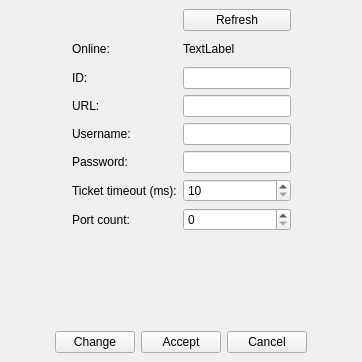
<?xml version="1.0" encoding="UTF-8"?>
<ui version="4.0">
 <class>VMTDSwitchForm</class>
 <widget class="QWidget" name="VMTDSwitchForm">
  <property name="geometry">
   <rect>
    <x>0</x>
    <y>0</y>
    <width>362</width>
    <height>362</height>
   </rect>
  </property>
  <property name="windowTitle">
   <string>Form</string>
  </property>
  <layout class="QVBoxLayout" name="verticalLayout">
   <property name="spacing">
    <number>6</number>
   </property>
   <property name="leftMargin">
    <number>9</number>
   </property>
   <property name="topMargin">
    <number>9</number>
   </property>
   <property name="rightMargin">
    <number>9</number>
   </property>
   <property name="bottomMargin">
    <number>9</number>
   </property>
   <item>
    <layout class="QHBoxLayout" name="_9">
     <property name="spacing">
      <number>0</number>
     </property>
     <item>
      <spacer name="_1">
       <property name="orientation">
        <enum>Qt::Horizontal</enum>
       </property>
       <property name="sizeHint" stdset="0">
        <size>
         <width>0</width>
         <height>20</height>
        </size>
       </property>
      </spacer>
     </item>
     <item>
      <widget class="QWidget" name="wMain" native="true">
       <layout class="QGridLayout" name="gridLayout">
        <property name="leftMargin">
         <number>0</number>
        </property>
        <property name="topMargin">
         <number>0</number>
        </property>
        <property name="rightMargin">
         <number>0</number>
        </property>
        <property name="bottomMargin">
         <number>0</number>
        </property>
        <item row="3" column="1">
         <widget class="QLineEdit" name="leUrl"/>
        </item>
        <item row="4" column="1">
         <widget class="QLineEdit" name="leUserName"/>
        </item>
        <item row="7" column="0">
         <widget class="QLabel" name="_7">
          <property name="text">
           <string>Port count:</string>
          </property>
         </widget>
        </item>
        <item row="2" column="1">
         <widget class="QLineEdit" name="leIdentificator"/>
        </item>
        <item row="7" column="1">
         <widget class="QSpinBox" name="sbPortCount"/>
        </item>
        <item row="3" column="0">
         <widget class="QLabel" name="_6">
          <property name="text">
           <string>URL:</string>
          </property>
         </widget>
        </item>
        <item row="1" column="0">
         <widget class="QLabel" name="_3">
          <property name="text">
           <string>Online:</string>
          </property>
         </widget>
        </item>
        <item row="4" column="0">
         <widget class="QLabel" name="_14">
          <property name="text">
           <string>Username:</string>
          </property>
         </widget>
        </item>
        <item row="2" column="0">
         <widget class="QLabel" name="_5">
          <property name="text">
           <string>ID:</string>
          </property>
         </widget>
        </item>
        <item row="5" column="1">
         <widget class="QLineEdit" name="lePassword"/>
        </item>
        <item row="1" column="1">
         <widget class="QLabel" name="lbOnline">
          <property name="minimumSize">
           <size>
            <width>0</width>
            <height>24</height>
           </size>
          </property>
          <property name="text">
           <string>TextLabel</string>
          </property>
         </widget>
        </item>
        <item row="0" column="1">
         <widget class="QPushButton" name="pbRefresh">
          <property name="text">
           <string>Refresh</string>
          </property>
         </widget>
        </item>
        <item row="5" column="0">
         <widget class="QLabel" name="_15">
          <property name="text">
           <string>Password:</string>
          </property>
         </widget>
        </item>
        <item row="6" column="0">
         <widget class="QLabel" name="_16">
          <property name="text">
           <string>Ticket timeout (ms):</string>
          </property>
         </widget>
        </item>
        <item row="6" column="1">
         <widget class="QSpinBox" name="sbTicketTimeoutInterval">
          <property name="minimum">
           <number>10</number>
          </property>
          <property name="maximum">
           <number>999999999</number>
          </property>
         </widget>
        </item>
       </layout>
      </widget>
     </item>
     <item>
      <spacer name="_2">
       <property name="orientation">
        <enum>Qt::Horizontal</enum>
       </property>
       <property name="sizeHint" stdset="0">
        <size>
         <width>0</width>
         <height>20</height>
        </size>
       </property>
      </spacer>
     </item>
    </layout>
   </item>
   <item>
    <layout class="QHBoxLayout" name="_4">
     <property name="bottomMargin">
      <number>0</number>
     </property>
     <item>
      <spacer name="_8">
       <property name="orientation">
        <enum>Qt::Horizontal</enum>
       </property>
       <property name="sizeHint" stdset="0">
        <size>
         <width>40</width>
         <height>20</height>
        </size>
       </property>
      </spacer>
     </item>
     <item>
      <widget class="QWidget" name="wPorts" native="true">
       <layout class="QVBoxLayout" name="verticalLayout_2">
        <property name="leftMargin">
         <number>0</number>
        </property>
        <property name="topMargin">
         <number>0</number>
        </property>
        <property name="rightMargin">
         <number>0</number>
        </property>
        <property name="bottomMargin">
         <number>0</number>
        </property>
       </layout>
      </widget>
     </item>
     <item>
      <spacer name="_13">
       <property name="orientation">
        <enum>Qt::Horizontal</enum>
       </property>
       <property name="sizeHint" stdset="0">
        <size>
         <width>40</width>
         <height>20</height>
        </size>
       </property>
      </spacer>
     </item>
    </layout>
   </item>
   <item>
    <spacer name="_10">
     <property name="orientation">
      <enum>Qt::Vertical</enum>
     </property>
     <property name="sizeHint" stdset="0">
      <size>
       <width>20</width>
       <height>42</height>
      </size>
     </property>
    </spacer>
   </item>
   <item>
    <widget class="QWidget" name="wMange" native="true">
     <layout class="QHBoxLayout" name="horizontalLayout_2">
      <property name="leftMargin">
       <number>0</number>
      </property>
      <property name="topMargin">
       <number>0</number>
      </property>
      <property name="rightMargin">
       <number>0</number>
      </property>
      <property name="bottomMargin">
       <number>0</number>
      </property>
      <item>
       <spacer name="_11">
        <property name="orientation">
         <enum>Qt::Horizontal</enum>
        </property>
        <property name="sizeHint" stdset="0">
         <size>
          <width>40</width>
          <height>20</height>
         </size>
        </property>
       </spacer>
      </item>
      <item>
       <widget class="QPushButton" name="pbChange">
        <property name="text">
         <string>Change</string>
        </property>
       </widget>
      </item>
      <item>
       <widget class="QPushButton" name="pbAccept">
        <property name="text">
         <string>Accept</string>
        </property>
       </widget>
      </item>
      <item>
       <widget class="QPushButton" name="pbCancel">
        <property name="text">
         <string>Cancel</string>
        </property>
       </widget>
      </item>
      <item>
       <spacer name="_12">
        <property name="orientation">
         <enum>Qt::Horizontal</enum>
        </property>
        <property name="sizeHint" stdset="0">
         <size>
          <width>40</width>
          <height>20</height>
         </size>
        </property>
       </spacer>
      </item>
     </layout>
    </widget>
   </item>
  </layout>
 </widget>
 <resources/>
 <connections/>
</ui>
